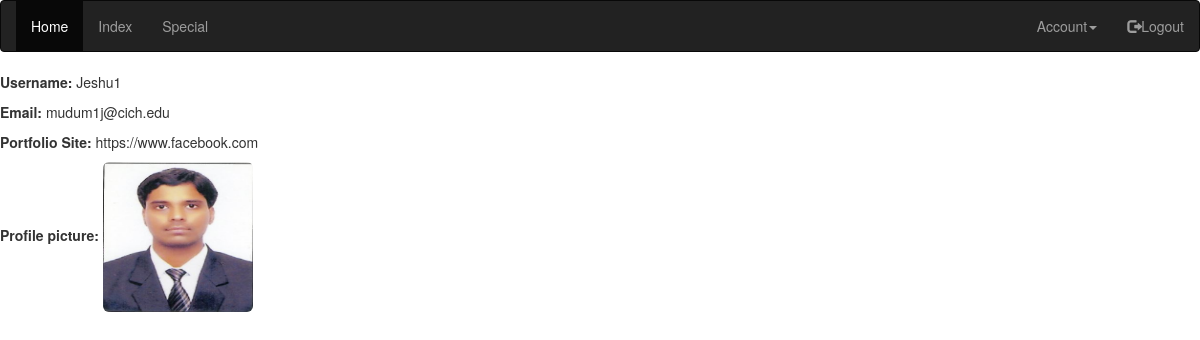
Screenshot of /ThirdApp/special/ (signed in) with the database file from the repository.
### ThirdApp/models.py (models this page shows, shortened)
class UserProfileInfo(models.Model):
    user = models.OneToOneField(User,on_delete=models.CASCADE)
    portfolio_site=models.URLField(blank=True)
    profile_pic=models.ImageField(upload_to='profile_pics',blank=True)

### ThirdApp/views.py (the view)
# urls.py: path('special/',views.special,name='special'),
@login_required
def special(request):
    if request.session['username']:
        user = User.objects.get(username=request.session['username'])
        user_profile = UserProfileInfo.objects.get(user=user)
    else:
        print("expired")
    return render(request,'ThirdApp/special.html',{'user':user,'user_profile':user_profile})

### templates/ThirdApp/special.html
{% extends 'ThirdApp/base.html' %}
{% load staticfiles %}
{% block body_block %}
    <p><b>Username:</b> {{ user.username }}</p>
    <p><b>Email:</b> {{ user.email }}</p>
    <p><b>Portfolio Site:</b> {{ user_profile.portfolio_site }}</p>
    <p><b>Profile picture:</b> <img src="{{ MEDIA_URL }}{{ user_profile.profile_pic.url }}" alt="Image not available" class="img-rounded" width="150" height="150"></p>
{% endblock %}

### rows the page displays
UserProfileInfo: portfolio_site "https://www.facebook.com", profile_pic (picture)

### other values shown
{{ user.username }} "Jeshu1"
{{ user.email }} "mudum1j@cich.edu"
